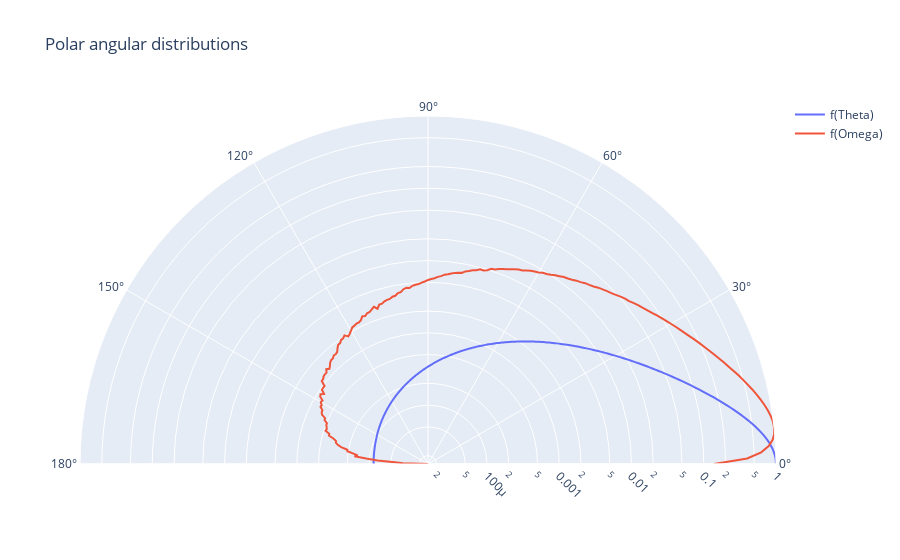

The notebook cell saved with this chart:
### Code cell
fig = make_subplots(rows=1, cols=1, specs=[[{'type': 'polar'}]*1]*1)


fig.add_trace( go.Scatterpolar(
        name = 'f(Theta)',
        r = np.array(dSigma_dTheta(E_Al, Z_Al, angles)),
        theta = angles,
        mode = 'lines',
    ), 1, 1)

fig.add_trace( go.Scatterpolar(
        name = 'f(Omega)', 
        r = histy/max(histy),
        theta = histx[:-1],
        mode = 'lines',
    ), 1, 1)

fig.update_layout(
    title = 'Polar angular distributions',
    polar =dict(
      radialaxis = dict(type = "log", tickangle = 45),
      sector = [0, 180]
    ), 
)

fig.show()

### Figure 1 — Plotly figure (JSON) as saved in the notebook; plotly's stock layout.template omitted (floating-point values rounded to 4 significant figures; data arrays with more than 128 entries replaced by an {"elided": "..."} marker saying what was removed)
{"data": [{"mode": "lines", "name": "f(Theta)", "r": {"elided": "360 float values"}, "subplot": "polar", "theta": {"elided": "360 float values"}, "type": "scatterpolar"}, {"mode": "lines", "name": "f(Omega)", "r": {"elided": "180 float values"}, "subplot": "polar", "theta": {"elided": "180 int values"}, "type": "scatterpolar"}], "layout": {"polar": {"domain": {"x": [0, 1], "y": [0, 1]}, "radialaxis": {"tickangle": 45, "type": "log"}, "sector": [0, 180]}, "title": {"text": "Polar angular distributions"}}}
